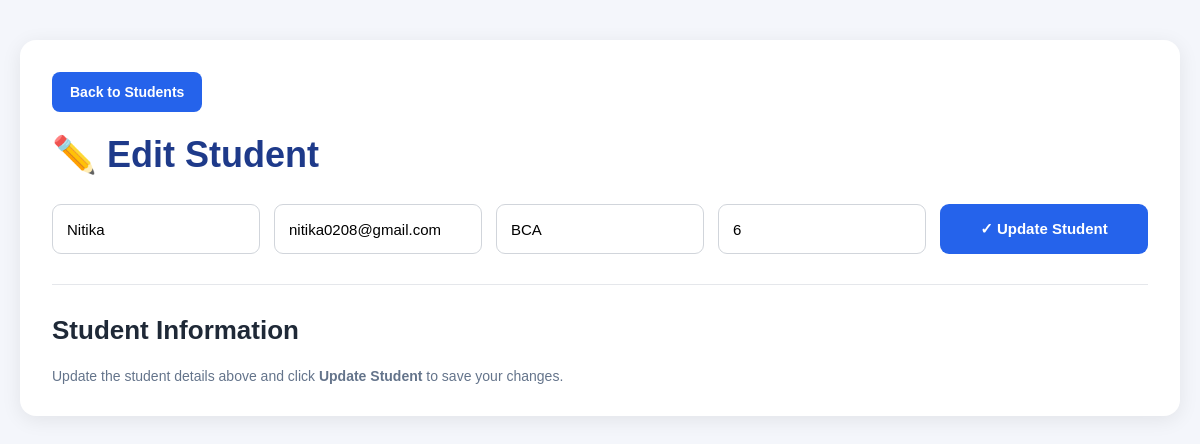
The app's page /edit/14 with its own data.
### tables this page shows
CREATE TABLE students (
            id INTEGER PRIMARY KEY AUTOINCREMENT,
            name TEXT NOT NULL,
            email TEXT,
            course TEXT,
            semester TEXT,
            course_type TEXT DEFAULT 'UG'
        );

### app.py (the view, shortened to what this page needs)
@app.route("/edit/<int:id>", methods=["GET", "POST"])
def edit_student(id):
    conn = get_db()
    student = conn.execute(
        "SELECT * FROM students WHERE id=?", (id,)
    ).fetchone()
    conn.close()
    if student is None:
        return "Student not found", 404
    return render_template("edit_student.html", student=student)

### app.py (called while the page is built)
def get_db():
    conn = sqlite3.connect(DB_PATH)
    conn.row_factory = sqlite3.Row
    return conn

### templates/edit_student.html (shortened to what this page needs)
<!DOCTYPE html>
<html lang="en">
<head>
    <link rel="stylesheet"
          href="{{ url_for('static', filename='style.css') }}">
</head>
<body>
<div class="container">
    <a href="/students" class="back-btn">
         Back to Students
    </a>
    <h1>✏️ Edit Student</h1>
    <form method="POST">
        <div class="form-grid">
            <input
                type="text"
                name="name"
                placeholder="Student Name"
                value="{{ student[1] }}"
                required>
            <input
                type="email"
                name="email"
                placeholder="Email"
                value="{{ student[2] }}"
                required>
            <input
                type="text"
                name="course"
                placeholder="Course"
                value="{{ student[3] }}"
                required>
            <input
                type="text"
                name="semester"
                placeholder="Semester"
                value="{{ student[4] }}"
                required>
            <button type="submit">
                ✓ Update Student
            </button>
        </div>
    </form>
    <hr>
    <h2 class="section-title">Student Information</h2>
    <p class="form-note">
        Update the student details above and click
        <strong>Update Student</strong> to save your changes.
    </p>
</div>
</body>
</html>

### static/style.css (style rules this page uses)
* { margin:0; padding:0; box-sizing:border-box; }
body { font-family:'Segoe UI',sans-serif; background:#f4f6f9; padding:25px; }
.container { background:#fff; padding:35px; border-radius:15px; box-shadow:0 4px 12px rgba(0,0,0,0.08); }
h1 { color:#1e3a8a; font-size:42px; font-weight:700; margin-bottom:30px; }
h2 { font-size:32px; margin:30px 0 20px; }
form { display:flex; flex-wrap:wrap; gap:15px; align-items:center; margin-bottom:25px; }
input, select { width:280px; height:50px; padding:0 15px; border:1px solid #d1d5db; border-radius:8px; font-size:16px; }
button { background:#2563eb; color:#fff; border:none; height:50px; padding:0 25px; border-radius:8px; font-size:16px; cursor:pointer; }
hr { margin:25px 0; border:none; border-top:1px solid #ddd; }
.back-btn { display:inline-block; margin-bottom:20px; padding:10px 18px; background:#2563eb; color:white; text-decoration:none; border-radius:6px; font-weight:600; }
.back-btn { display: inline-block; background: #2563eb; color: white; padding: 12px 20px; border-radius: 8px; text-decoration: none; font-size: 15px; font-weight: 600; margin-bottom: 20px; transition: background 0.3s ease; }

### templates/edit_student.html (style rules this page uses)
* { box-sizing: border-box; }
body { margin: 0; padding: 30px 20px; background: #f4f6fb; font-family: Arial, sans-serif; color: #1f2937; }
.container { max-width: 1500px; margin: 10px auto; padding: 32px; background: #ffffff; border-radius: 16px; box-shadow: 0 4px 20px rgba(0, 0, 0, 0.08); }
.back-btn { display: inline-block; margin-bottom: 22px; padding: 12px 18px; border-radius: 8px; background: #2563eb; color: white; text-decoration: none; font-size: 14px; font-weight: bold; transition: background 0.2s; }
h1 { margin: 0 0 28px; color: #1e3a8a; font-size: 36px; }
.form-grid { display: grid; grid-template-columns: repeat(5, minmax(0, 1fr)); gap: 14px; align-items: center; }
input { width: 100%; min-width: 0; padding: 14px; border: 1px solid #d1d5db; border-radius: 9px; background: white; font-size: 15px; outline: none; }
button { width: 100%; min-width: 0; padding: 15px 12px; border: none; border-radius: 9px; background: #2563eb; color: white; font-size: 15px; font-weight: bold; cursor: pointer; transition: background 0.2s; }
hr { border: 0; border-top: 1px solid #e5e7eb; margin: 30px 0; }
.section-title { margin: 0 0 22px; font-size: 26px; color: #1f2937; }
.form-note { margin-top: 22px; color: #64748b; font-size: 14px; }

### records on screen
students: name "Nitika", email "nitika0208@gmail.com", course "BCA", semester "6"
